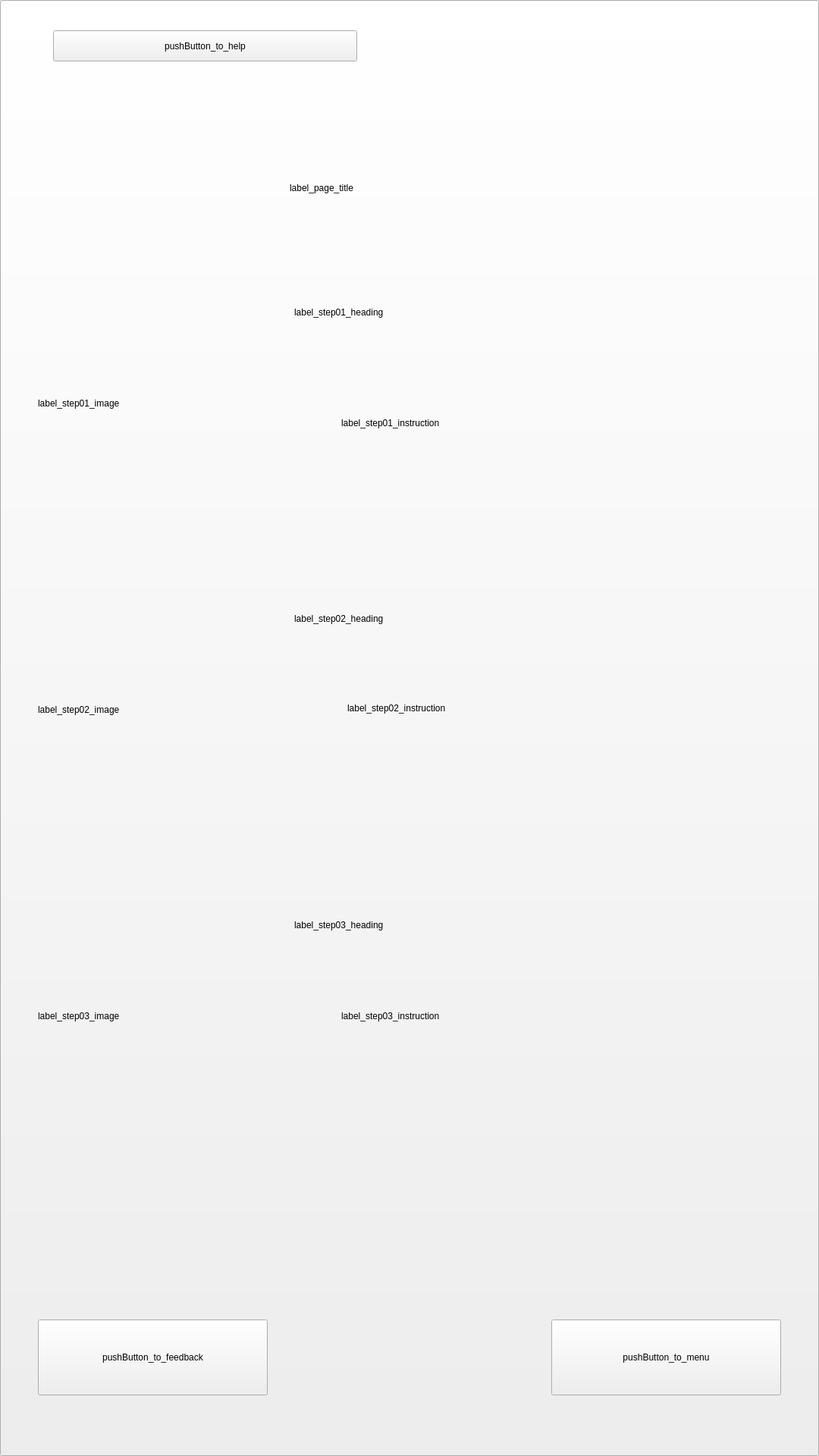
<?xml version="1.0" encoding="UTF-8"?>
<ui version="4.0">
 <class>page_how_to</class>
 <widget class="QWidget" name="page_how_to">
  <property name="geometry">
   <rect>
    <x>0</x>
    <y>0</y>
    <width>1080</width>
    <height>1920</height>
   </rect>
  </property>
  <property name="windowTitle">
   <string>Form</string>
  </property>
  <widget class="QPushButton" name="pushButton_to_help">
   <property name="geometry">
    <rect>
     <x>70</x>
     <y>40</y>
     <width>401</width>
     <height>41</height>
    </rect>
   </property>
   <property name="text">
    <string>pushButton_to_help</string>
   </property>
  </widget>
  <widget class="QLabel" name="label_page_title">
   <property name="geometry">
    <rect>
     <x>382</x>
     <y>200</y>
     <width>316</width>
     <height>96</height>
    </rect>
   </property>
   <property name="text">
    <string>label_page_title</string>
   </property>
  </widget>
  <widget class="QLabel" name="label_step01_image">
   <property name="geometry">
    <rect>
     <x>50</x>
     <y>380</y>
     <width>304</width>
     <height>304</height>
    </rect>
   </property>
   <property name="text">
    <string>label_step01_image</string>
   </property>
  </widget>
  <widget class="QLabel" name="label_step02_image">
   <property name="geometry">
    <rect>
     <x>50</x>
     <y>784</y>
     <width>304</width>
     <height>304</height>
    </rect>
   </property>
   <property name="text">
    <string>label_step02_image</string>
   </property>
  </widget>
  <widget class="QLabel" name="label_step03_image">
   <property name="geometry">
    <rect>
     <x>50</x>
     <y>1188</y>
     <width>304</width>
     <height>304</height>
    </rect>
   </property>
   <property name="text">
    <string>label_step03_image</string>
   </property>
  </widget>
  <widget class="QLabel" name="label_step01_heading">
   <property name="geometry">
    <rect>
     <x>388</x>
     <y>380</y>
     <width>642</width>
     <height>63</height>
    </rect>
   </property>
   <property name="text">
    <string>label_step01_heading</string>
   </property>
  </widget>
  <widget class="QLabel" name="label_step02_heading">
   <property name="geometry">
    <rect>
     <x>388</x>
     <y>784</y>
     <width>642</width>
     <height>63</height>
    </rect>
   </property>
   <property name="text">
    <string>label_step02_heading</string>
   </property>
  </widget>
  <widget class="QLabel" name="label_step03_heading">
   <property name="geometry">
    <rect>
     <x>388</x>
     <y>1188</y>
     <width>642</width>
     <height>63</height>
    </rect>
   </property>
   <property name="text">
    <string>label_step03_heading</string>
   </property>
  </widget>
  <widget class="QLabel" name="label_step01_instruction">
   <property name="geometry">
    <rect>
     <x>450</x>
     <y>465</y>
     <width>530</width>
     <height>186</height>
    </rect>
   </property>
   <property name="text">
    <string>label_step01_instruction</string>
   </property>
  </widget>
  <widget class="QLabel" name="label_step02_instruction">
   <property name="geometry">
    <rect>
     <x>458</x>
     <y>867</y>
     <width>395</width>
     <height>134</height>
    </rect>
   </property>
   <property name="text">
    <string>label_step02_instruction</string>
   </property>
  </widget>
  <widget class="QLabel" name="label_step03_instruction">
   <property name="geometry">
    <rect>
     <x>450</x>
     <y>1273</y>
     <width>530</width>
     <height>134</height>
    </rect>
   </property>
   <property name="text">
    <string>label_step03_instruction</string>
   </property>
  </widget>
  <widget class="QPushButton" name="pushButton_to_feedback">
   <property name="geometry">
    <rect>
     <x>50</x>
     <y>1740</y>
     <width>303</width>
     <height>100</height>
    </rect>
   </property>
   <property name="text">
    <string>pushButton_to_feedback</string>
   </property>
  </widget>
  <widget class="QPushButton" name="pushButton_to_menu">
   <property name="geometry">
    <rect>
     <x>727</x>
     <y>1740</y>
     <width>303</width>
     <height>100</height>
    </rect>
   </property>
   <property name="text">
    <string>pushButton_to_menu</string>
   </property>
  </widget>
  <widget class="QPushButton" name="pushButton_resetTimeout">
   <property name="geometry">
    <rect>
     <x>0</x>
     <y>0</y>
     <width>1080</width>
     <height>1920</height>
    </rect>
   </property>
   <property name="styleSheet">
    <string notr="true">background-image: url(/home/df-admin/production/references/background.png);</string>
   </property>
   <property name="text">
    <string/>
   </property>
  </widget>
  <zorder>pushButton_resetTimeout</zorder>
  <zorder>pushButton_to_help</zorder>
  <zorder>label_page_title</zorder>
  <zorder>label_step01_image</zorder>
  <zorder>label_step02_image</zorder>
  <zorder>label_step03_image</zorder>
  <zorder>label_step01_heading</zorder>
  <zorder>label_step02_heading</zorder>
  <zorder>label_step03_heading</zorder>
  <zorder>label_step01_instruction</zorder>
  <zorder>label_step02_instruction</zorder>
  <zorder>label_step03_instruction</zorder>
  <zorder>pushButton_to_feedback</zorder>
  <zorder>pushButton_to_menu</zorder>
 </widget>
 <resources/>
 <connections/>
</ui>
